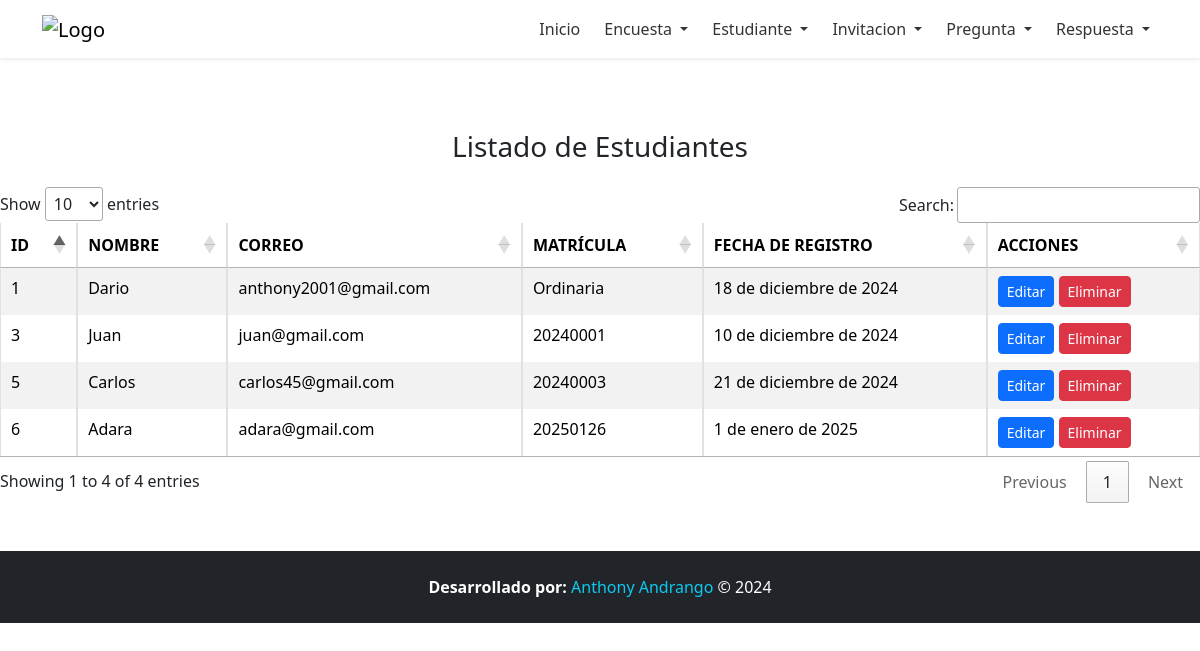
/listadoEstudiante/, run on the app's committed database.
### Aplicaciones/Academico/models.py (models this page shows, shortened)
class Estudiante(models.Model):
    id = models.AutoField(primary_key=True)
    nombre = models.CharField(max_length=100)
    correo = models.CharField(max_length=100)
    matricula = models.CharField(max_length=50)
    fecha_registro = models.DateField()

### Aplicaciones/Academico/views.py (the view)
# urls.py: path('listadoEstudiante/', views.listadoEstudiante),
def listadoEstudiante(request):
    estudiantesBdd=Estudiante.objects.all()
    return render(request,'listadoEstudiante.html',{'estudiantes':estudiantesBdd})

### Aplicaciones/Academico/templates/listadoEstudiante.html (shortened to what this page needs)
{% extends "./plantilla.html" %}
{% block contenido %}
<br><br>
<h3 class="text-center mb-4">Listado de Estudiantes</h3>
<table class="table table-bordered table-striped table-hover" id="mitablaEstudiantes">
    <thead>
        <tr>
            <th>ID</th>
            <th>NOMBRE</th>
            <th>CORREO</th>
            <th>MATRÍCULA</th>
            <th>FECHA DE REGISTRO</th>
            <th>ACCIONES</th>
        </tr>
    </thead>
    <tbody>
        {% for estudiante in estudiantes %}
            <tr>
                <td>{{ estudiante.id }}</td>
                <td>{{ estudiante.nombre }}</td>
                <td>{{ estudiante.correo }}</td>
                <td>{{ estudiante.matricula }}</td>
                <td>{{ estudiante.fecha_registro }}</td>
                <td>
                    <a href="/editarEstudiante/{{ estudiante.id }}" class="btn btn-primary btn-sm">Editar</a>
                    <a onclick="return confirmDelete('{{ estudiante.id }}', 'estudiante');" href="#" class="btn btn-danger btn-sm">Eliminar</a>
                </td>
            </tr>
        {% endfor %}
    </tbody>
</table>
{% endblock %}

### data on the page
Estudiante: id "1", nombre "Dario", correo "anthony2001@gmail.com", matricula "Ordinaria", fecha_registro "18 de diciembre de 2024"
Estudiante: id "3", nombre "Juan", correo "juan@gmail.com", matricula "20240001", fecha_registro "10 de diciembre de 2024"
Estudiante: id "5", nombre "Carlos", correo "carlos45@gmail.com", matricula "20240003", fecha_registro "21 de diciembre de 2024"
Estudiante: id "6", nombre "Adara", correo "adara@gmail.com", matricula "20250126", fecha_registro "1 de enero de 2025"
